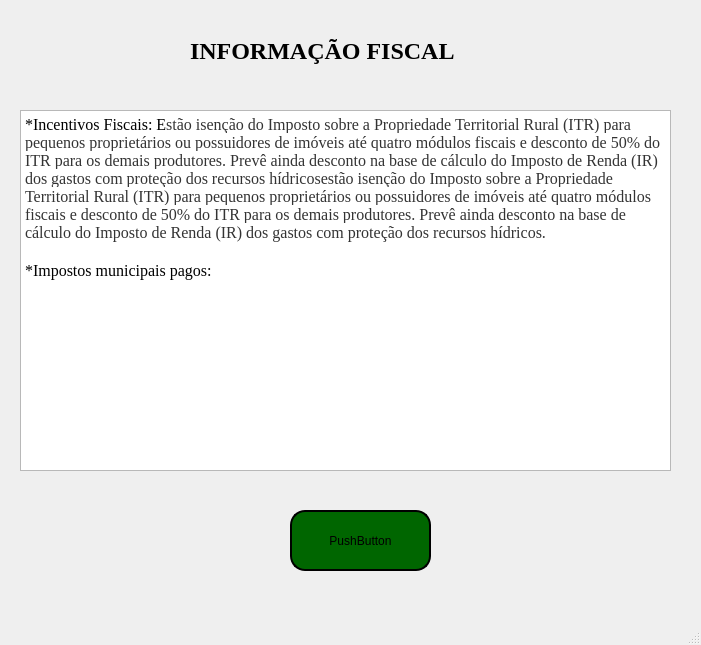
<?xml version="1.0" encoding="UTF-8"?>
<ui version="4.0">
 <class>level_2</class>
 <widget class="QMainWindow" name="level_2">
  <property name="geometry">
   <rect>
    <x>0</x>
    <y>0</y>
    <width>701</width>
    <height>645</height>
   </rect>
  </property>
  <property name="windowTitle">
   <string>MainWindow</string>
  </property>
  <property name="styleSheet">
   <string notr="true"/>
  </property>
  <widget class="QWidget" name="centralwidget">
   <widget class="QLabel" name="intro_level2">
    <property name="geometry">
     <rect>
      <x>0</x>
      <y>-10</y>
      <width>701</width>
      <height>601</height>
     </rect>
    </property>
    <property name="font">
     <font>
      <pointsize>50</pointsize>
      <weight>75</weight>
      <bold>true</bold>
     </font>
    </property>
    <property name="styleSheet">
     <string notr="true"/>
    </property>
    <property name="text">
     <string/>
    </property>
    <property name="pixmap">
     <pixmap resource="../../Users/Marcos/Desktop/imgLv2.qrc">:/imgFund/download.jfif</pixmap>
    </property>
    <property name="scaledContents">
     <bool>true</bool>
    </property>
   </widget>
   <widget class="QTextBrowser" name="textBrowser">
    <property name="geometry">
     <rect>
      <x>20</x>
      <y>110</y>
      <width>651</width>
      <height>361</height>
     </rect>
    </property>
    <property name="font">
     <font>
      <family>Times New Roman</family>
      <pointsize>12</pointsize>
     </font>
    </property>
    <property name="html">
     <string>&lt;!DOCTYPE HTML PUBLIC &quot;-//W3C//DTD HTML 4.0//EN&quot; &quot;http://www.w3.org/TR/REC-html40/strict.dtd&quot;&gt;
&lt;html&gt;&lt;head&gt;&lt;meta name=&quot;qrichtext&quot; content=&quot;1&quot; /&gt;&lt;style type=&quot;text/css&quot;&gt;
p, li { white-space: pre-wrap; }
&lt;/style&gt;&lt;/head&gt;&lt;body style=&quot; font-family:'Times New Roman'; font-size:12pt; font-weight:400; font-style:normal;&quot;&gt;
&lt;p style=&quot; margin-top:0px; margin-bottom:0px; margin-left:0px; margin-right:0px; -qt-block-indent:0; text-indent:0px;&quot;&gt;&lt;span style=&quot; font-family:'MS Shell Dlg 2';&quot;&gt;*Incentivos Fiscais: E&lt;/span&gt;&lt;span style=&quot; font-family:'Ubuntu','Helvetica','Arial','sans-serif'; color:#333333; background-color:#ffffff;&quot;&gt;stão isenção do Imposto sobre a Propriedade Territorial Rural (ITR) para pequenos proprietários ou possuidores de imóveis até quatro módulos fiscais e desconto de 50% do ITR para os demais produtores. Prevê ainda desconto na base de cálculo do Imposto de Renda (IR) dos gastos com proteção dos recursos hídricosestão isenção do Imposto sobre a Propriedade Territorial Rural (ITR) para pequenos proprietários ou possuidores de imóveis até quatro módulos fiscais e desconto de 50% do ITR para os demais produtores. Prevê ainda desconto na base de cálculo do Imposto de Renda (IR) dos gastos com proteção dos recursos hídricos.&lt;/span&gt;&lt;/p&gt;
&lt;p style=&quot;-qt-paragraph-type:empty; margin-top:0px; margin-bottom:0px; margin-left:0px; margin-right:0px; -qt-block-indent:0; text-indent:0px; font-family:'Ubuntu','Helvetica','Arial','sans-serif'; color:#333333;&quot;&gt;&lt;br /&gt;&lt;/p&gt;
&lt;p style=&quot; margin-top:0px; margin-bottom:0px; margin-left:0px; margin-right:0px; -qt-block-indent:0; text-indent:0px;&quot;&gt;&lt;span style=&quot; font-family:'MS Shell Dlg 2';&quot;&gt;*Impostos municipais pagos: &lt;/span&gt;&lt;/p&gt;&lt;/body&gt;&lt;/html&gt;</string>
    </property>
   </widget>
   <widget class="QLabel" name="label">
    <property name="geometry">
     <rect>
      <x>190</x>
      <y>30</y>
      <width>331</width>
      <height>41</height>
     </rect>
    </property>
    <property name="font">
     <font>
      <family>Times New Roman</family>
      <pointsize>18</pointsize>
      <weight>75</weight>
      <bold>true</bold>
     </font>
    </property>
    <property name="text">
     <string>INFORMAÇÃO FISCAL</string>
    </property>
   </widget>
   <widget class="QPushButton" name="pushButton_3">
    <property name="geometry">
     <rect>
      <x>290</x>
      <y>510</y>
      <width>141</width>
      <height>61</height>
     </rect>
    </property>
    <property name="styleSheet">
     <string notr="true">background-color: rgb(0, 102, 0);
alternate-background-color: rgb(0, 85, 0);
border-style: outset;
border-width: 2px;
border-radius: 15px;
border-color: black;</string>
    </property>
    <property name="text">
     <string>PushButton</string>
    </property>
   </widget>
  </widget>
  <widget class="QMenuBar" name="menubar">
   <property name="geometry">
    <rect>
     <x>0</x>
     <y>0</y>
     <width>701</width>
     <height>26</height>
    </rect>
   </property>
  </widget>
  <widget class="QStatusBar" name="statusbar"/>
 </widget>
 <resources>
  <include location="../../Users/Marcos/Desktop/imgLv2.qrc"/>
 </resources>
 <connections/>
</ui>
